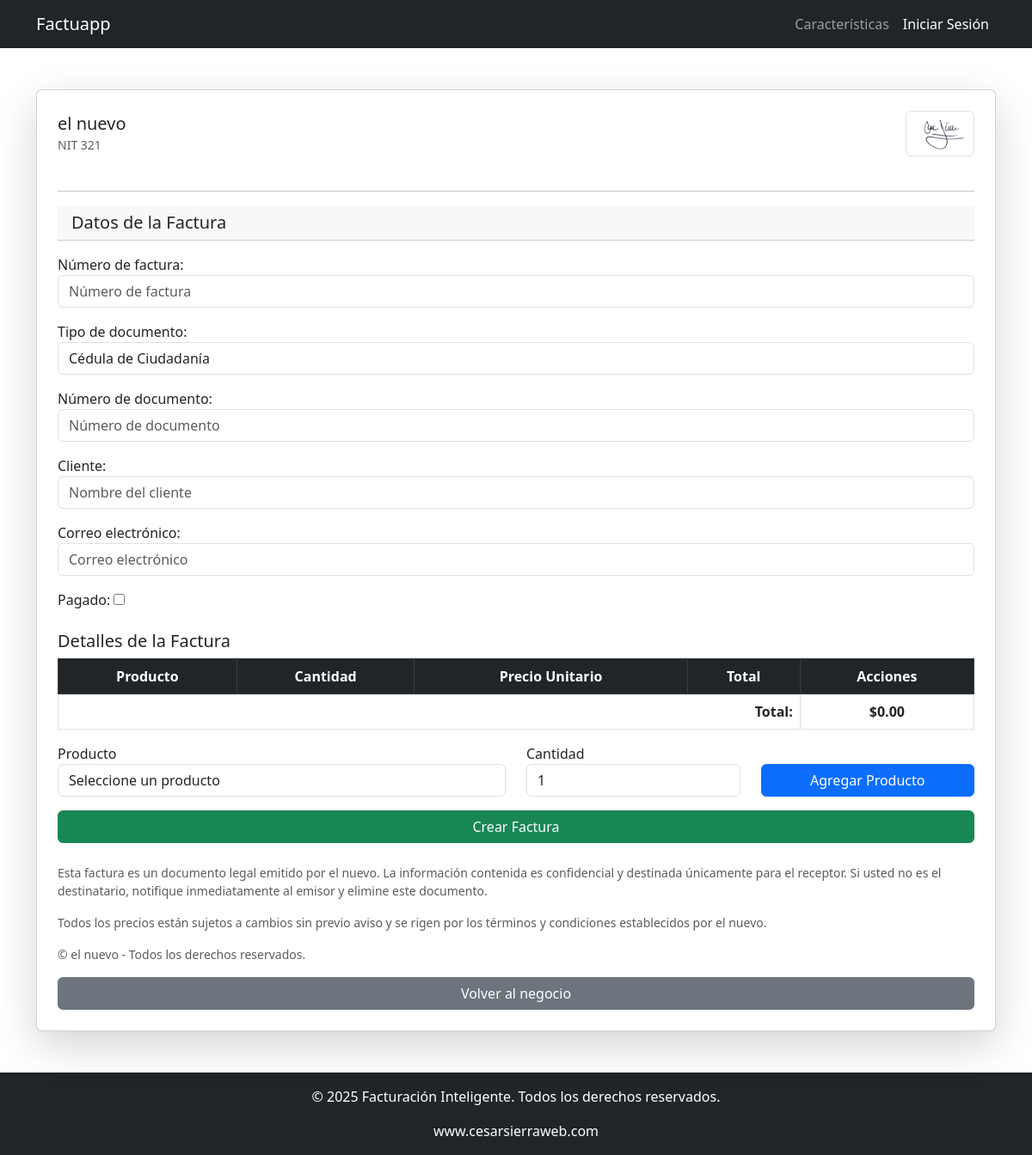
Screenshot of /facturapp/detalle_negocio/4/crear_factura/ with the database file from the repository.
### apps/factura/models.py (models this page shows, shortened)
class Negocio(models.Model):
    razonSocial = models.CharField('Nombre', max_length=100, blank=False, null=False)
    nit = models.CharField('NIT', max_length=100, blank=False, null=False)
    logo = models.ImageField('Logo', upload_to='negocio_logo/', max_length=200, blank=True, null=True)
    descripcion = models.CharField('Descripción', max_length=100, blank=False, null=False)
    sitioweb = models.URLField('Sitio web', blank=True, null=True)
    telefono = models.CharField('Teléfono', max_length=100, blank=True, null=True)
    email = models.EmailField('Correo electrónico', max_length=30, unique=True)
    fechaCreacion = models.DateTimeField('Fecha de creación', auto_now_add=True)
    propietario = models.ForeignKey(Usuario, on_delete=models.CASCADE, blank=False, null=False)
    class Meta:
        verbose_name_plural = "Negocios"
        ordering = ['id']
        verbose_name = "Negocio"

### apps/factura/views.py (the view, shortened to what this page needs)
# urls.py: path('detalle_negocio/<int:negocio_id>/crear_factura/', CrearFactura.as_view(), name='crear_factura'),
class CrearFactura( CreateView):
    model = Factura
    form_class = FormFactura
    template_name = "factura/crear_factura.html"
    def get_context_data(self, **kwargs):
        context = super().get_context_data(**kwargs)
        negocio_id = self.kwargs.get('negocio_id')
        negocio = get_object_or_404(Negocio, id=negocio_id)
        context['negocio'] = negocio
        context['productos'] = ProductoServicio.objects.filter(negocio=negocio)
        return context

### apps/factura/forms.py
class FormFactura(forms.ModelForm):
    class Meta:
        model = Factura
        fields = ['numeroFactura', 'tipoDocumento', 'numeroDocumento', 'nombreCliente', 'email', 'pagado']
        widgets = {
            'numeroFactura': forms.NumberInput(attrs={'class': 'form-control', 'placeholder': 'Número de factura'}),
            'tipoDocumento': forms.Select(attrs={'class': 'form-control'}),
            'numeroDocumento': forms.NumberInput(attrs={'class': 'form-control', 'placeholder': 'Número de documento'}),
            'nombreCliente': forms.TextInput(attrs={'class': 'form-control', 'placeholder': 'Nombre del cliente'}),
            'email': forms.EmailInput(attrs={'class': 'form-control', 'placeholder': 'Correo electrónico'}),
            'pagado': forms.CheckboxInput(),
        }

### apps/factura/templates/factura/crear_factura.html (shortened to what this page needs)
{% extends 'index.html' %}
{% load static %}
{% block index %}
<div class="container py-5">
    <div class="card shadow-lg p-4">
        <div class="d-flex justify-content-between align-items-center mb-4">
            <div>
                <h5 class="mb-0">{{ negocio.razonSocial }}</h5>
                <small class="text-muted">NIT {{ negocio.nit }}</small>
            </div>
            <img src="{{ negocio.logo }}" alt="Logo del negocio" class="img-thumbnail" style="width: 80px;">
        </div>
        <hr>
        <h5 class="card-header mb-3">Datos de la Factura</h5>
        <form id="factura-form" method="post">
            <div class="mb-4">
                {{ form.as_p }}
            </div>
            <h5>Detalles de la Factura</h5>
            <div class="table-responsive">
                <table id="detalles-table" class="table table-striped table-bordered">
                    <thead class="table-dark">
                        <tr>
                            <th>Producto</th>
                            <th>Cantidad</th>
                            <th>Precio Unitario</th>
                            <th>Total</th>
                            <th>Acciones</th>
                        </tr>
                    </thead>
                    <tfoot>
                        <tr>
                            <td colspan="4" class="text-end fw-bold">Total:</td>
                            <td id="factura-total" class="fw-bold">$0.00</td>
                        </tr>
                    </tfoot>
                </table>
            </div>
            <div class="row mb-3">
                <div class="col-md-6">
                    <label for="producto-select">Producto</label>
                    <select id="producto-select" class="form-control">
                        <option value="">Seleccione un producto</option>
                    </select>
                </div>
                <div class="col-md-3">
                    <label for="cantidad">Cantidad</label>
                    <input type="number" id="cantidad" class="form-control" value="1" min="1">
                </div>
                <div class="col-md-3 d-flex align-items-end">
                    <button type="button" id="agregar-detalle" class="btn btn-primary w-100">
                        Agregar Producto
                    </button>
                </div>
            </div>
            <button type="submit" class="btn btn-success w-100">
                Crear Factura
            </button>
        </form>
        <div class="mt-4">
            <p class="small text-muted">
                Esta factura es un documento legal emitido por {{ negocio.razonSocial }}. La información contenida es confidencial y destinada únicamente para el receptor. Si usted no es el destinatario, notifique inmediatamente al emisor y elimine este documento.
            </p>
            <p class="small text-muted">
                Todos los precios están sujetos a cambios sin previo aviso y se rigen por los términos y condiciones establecidos por {{ negocio.razonSocial }}.
            </p>
            <p class="small text-muted mb-0">
                © {{ negocio.razonSocial }} - Todos los derechos reservados.
            </p>
        </div>
        <a href="{% url 'factura:detalle_negocio' negocio.id %}" class="btn btn-secondary w-100 mt-3">
            Volver al negocio
        </a>
    </div>
</div>
{% endblock %}

### static/css/style.css (style rules this page uses)
html, body { height: 100%; margin: 0; }
.table-responsive { overflow-x: auto; }
.table { width: 100%; border-collapse: collapse; }
.table th, .table td { white-space: nowrap; text-align: center; }

### rows the page displays
Negocio: razonSocial "el nuevo", nit "321", logo (picture)
